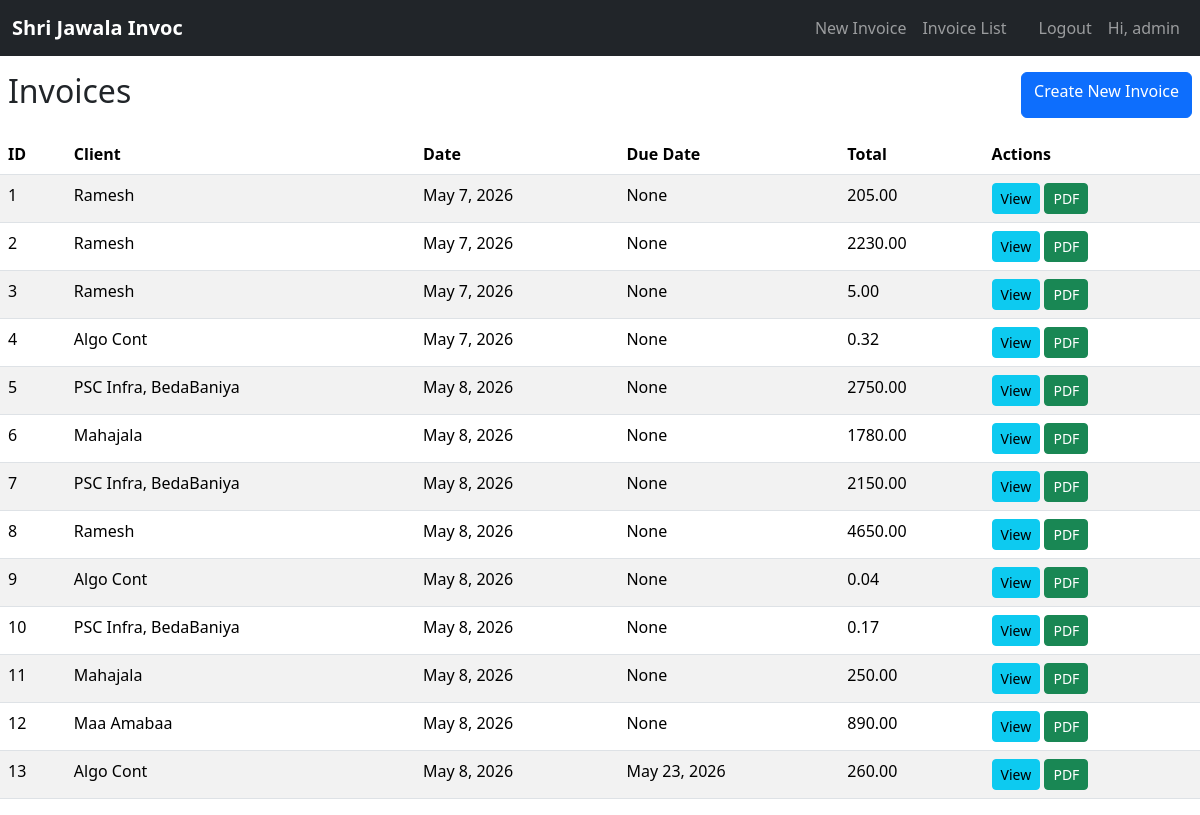
Page /invoices/ (signed in) on the earlier database version.
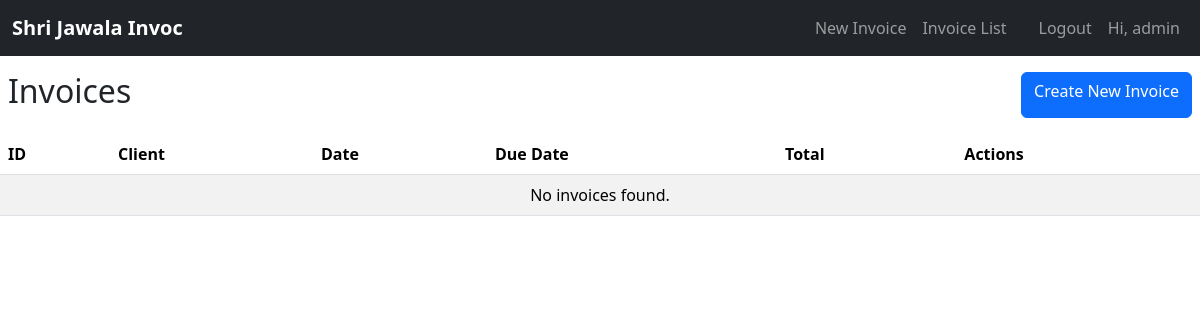
Same page on the later database version.
### invoices/models.py (models this page shows, shortened)
class Invoice(models.Model):
    STATUS_CHOICES = [
        ('paid_upfront', 'Paid Upfront (No Due)'),
        ('payment_due', 'Payment After Service (Due Date Required)'),
        ('partially_paid', 'Partially Paid (Due Date Required)'),
        ('already_paid', 'Already Paid (No Due)'),
        ('due_paid', 'Previously Due, Now Paid (No Due)'),
    ]
    created_by = models.ForeignKey(User, on_delete=models.SET_NULL, null=True, blank=True)
    client = models.ForeignKey(Client, on_delete=models.SET_NULL, null=True, blank=True)
    guest_client_name = models.CharField(max_length=200, blank=True)  # For guest invoices
    date = models.DateField(auto_now_add=True)
    due_date = models.DateField(blank=True, null=True)
    status = models.CharField(max_length=20, choices=STATUS_CHOICES, default='payment_due')
    total = models.DecimalField(max_digits=10, decimal_places=2, default=0)
    place = models.CharField(max_length=20, blank=True, null=True)
    invoice_no = models.PositiveIntegerField(null=True, blank=True, editable=False)
    year = models.PositiveIntegerField(default=current_year, editable=False)
    suffix = models.CharField(max_length=10, blank=True, null=True)

### invoices/views.py (the view)
# urls.py: path('', views.invoice_list, name='invoice_list'),
@login_required
def invoice_list(request):
    if request.user.is_staff or request.user.is_superuser:
        invoices = Invoice.objects.all()
    else:
        invoices = Invoice.objects.filter(created_by=request.user)
    return render(request, 'invoices/invoice_list.html', {'invoices': invoices})

### templates/invoices/invoice_list.html (shortened to what this page needs)
{% extends 'invoices/base.html' %}
{% if request.headers.hx_request %}
{% block content %}
<div class="d-flex flex-row justify-content-between pt-2 m-2">
    <h2>Invoices</h2>
 <a href="" class="btn btn-primary">Create New Invoice</a>
</div>
<table id="myTable" class="table table-striped mt-3">
    <thead>
        <tr>
            <th>ID</th>
            <th>Client</th>
            <th>Date</th>
            <th>Due Date</th>
            <th>Total</th>
            <th>Actions</th>
        </tr>
    </thead>
    <tbody>
    {% for invoice in invoices %}
        <tr>
            <td>{{ invoice.id }}</td>
            <td>{% if invoice.client %}
    {{ invoice.client.name }}
{% else %}
    {{ invoice.guest_client_name }}
{% endif %}</td>
            <td>{{ invoice.date }}</td>
            <td>{{ invoice.due_date }}</td>
            <td>{{ invoice.total }}</td>
            <td>
                <a class="btn btn-sm btn-info" href="{% url 'invoice_detail' invoice.id %}">View</a>
                <a class="btn btn-sm btn-success" href="{% url 'invoice_pdf' invoice.id %}">PDF</a>
            </td>
        </tr>
    {% empty %}
        <tr><td colspan="6" class="text-center">No invoices found.</td></tr>
    {% endfor %}
    </tbody>
</table>
{% endblock %}
{%endif%}

Differences in the rows shown:
removed Invoice: id "1", guest_client_name "Ramesh", date "May 7, 2026", due_date "None", total "205.00"
removed Invoice: id "2", guest_client_name "Ramesh", date "May 7, 2026", due_date "None", total "2230.00"
removed Invoice: id "3", guest_client_name "Ramesh", date "May 7, 2026", due_date "None", total "5.00"
removed Invoice: id "4", guest_client_name "Algo Cont", date "May 7, 2026", due_date "None", total "0.32"
removed Invoice: id "5", guest_client_name "PSC Infra, BedaBaniya", date "May 8, 2026", due_date "None", total "2750.00"
removed Invoice: id "6", guest_client_name "Mahajala", date "May 8, 2026", due_date "None", total "1780.00"
removed Invoice: id "7", guest_client_name "PSC Infra, BedaBaniya", date "May 8, 2026", due_date "None", total "2150.00"
removed Invoice: id "8", guest_client_name "Ramesh", date "May 8, 2026", due_date "None", total "4650.00"
removed Invoice: id "9", guest_client_name "Algo Cont", date "May 8, 2026", due_date "None", total "0.04"
removed Invoice: id "10", guest_client_name "PSC Infra, BedaBaniya", date "May 8, 2026", due_date "None", total "0.17"
removed Invoice: id "11", guest_client_name "Mahajala", date "May 8, 2026", due_date "None", total "250.00"
removed Invoice: id "12", guest_client_name "Maa Amabaa", date "May 8, 2026", due_date "None", total "890.00"
removed Invoice: id "13", guest_client_name "Algo Cont", date "May 8, 2026", due_date "May 23, 2026", total "260.00"
Other differences:
text now shown: "No invoices found."
